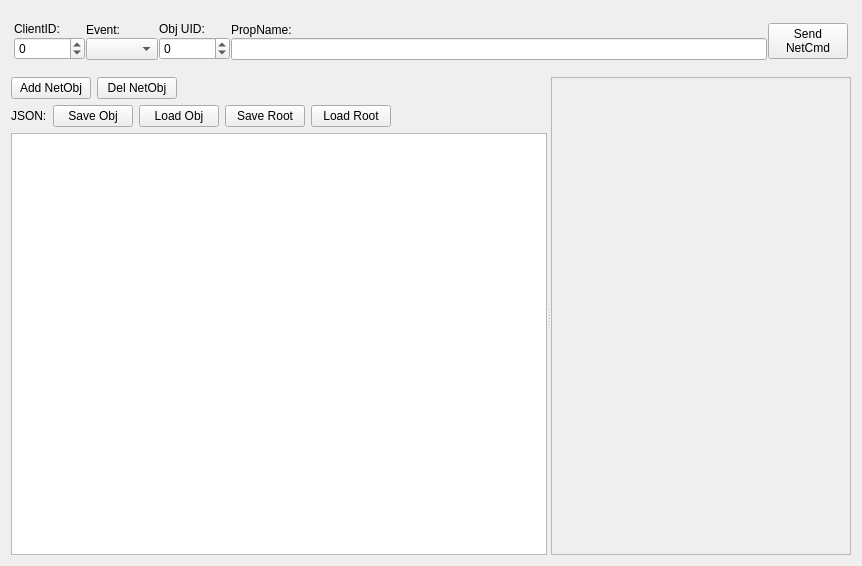
<?xml version="1.0" encoding="UTF-8"?>
<ui version="4.0">
 <class>NetObjForm</class>
 <widget class="QWidget" name="NetObjForm">
  <property name="geometry">
   <rect>
    <x>0</x>
    <y>0</y>
    <width>862</width>
    <height>566</height>
   </rect>
  </property>
  <property name="windowTitle">
   <string>NetObj Monitor Form</string>
  </property>
  <layout class="QVBoxLayout" name="verticalLayout_3">
   <item>
    <widget class="QWidget" name="wNetCmd" native="true">
     <property name="maximumSize">
      <size>
       <width>16777215</width>
       <height>60</height>
      </size>
     </property>
     <layout class="QVBoxLayout" name="verticalLayout_12">
      <property name="spacing">
       <number>2</number>
      </property>
      <property name="leftMargin">
       <number>3</number>
      </property>
      <property name="topMargin">
       <number>3</number>
      </property>
      <property name="rightMargin">
       <number>3</number>
      </property>
      <property name="bottomMargin">
       <number>3</number>
      </property>
      <item>
       <layout class="QHBoxLayout" name="horizontalLayout_3">
        <property name="spacing">
         <number>1</number>
        </property>
        <item>
         <layout class="QVBoxLayout" name="verticalLayout_4">
          <property name="spacing">
           <number>1</number>
          </property>
          <item>
           <widget class="QLabel" name="lbClientID">
            <property name="text">
             <string>ClientID:</string>
            </property>
           </widget>
          </item>
          <item>
           <widget class="QSpinBox" name="sbClientID">
            <property name="minimum">
             <number>-999999999</number>
            </property>
            <property name="maximum">
             <number>999999999</number>
            </property>
           </widget>
          </item>
         </layout>
        </item>
        <item>
         <layout class="QVBoxLayout" name="verticalLayout_8">
          <property name="spacing">
           <number>1</number>
          </property>
          <item>
           <widget class="QLabel" name="lbEvent">
            <property name="text">
             <string>Event:</string>
            </property>
           </widget>
          </item>
          <item>
           <widget class="QComboBox" name="cbEvent"/>
          </item>
         </layout>
        </item>
        <item>
         <layout class="QVBoxLayout" name="verticalLayout_9">
          <property name="spacing">
           <number>1</number>
          </property>
          <item>
           <widget class="QLabel" name="lbObj_UID">
            <property name="text">
             <string>Obj UID:</string>
            </property>
           </widget>
          </item>
          <item>
           <widget class="QSpinBox" name="sbObj_UID">
            <property name="minimum">
             <number>-999999999</number>
            </property>
            <property name="maximum">
             <number>999999999</number>
            </property>
           </widget>
          </item>
         </layout>
        </item>
        <item>
         <layout class="QVBoxLayout" name="verticalLayout_10">
          <property name="spacing">
           <number>1</number>
          </property>
          <item>
           <widget class="QLabel" name="lbPropName">
            <property name="text">
             <string>PropName:</string>
            </property>
           </widget>
          </item>
          <item>
           <widget class="QLineEdit" name="lePropName"/>
          </item>
         </layout>
        </item>
        <item>
         <layout class="QVBoxLayout" name="verticalLayout_11">
          <property name="spacing">
           <number>1</number>
          </property>
         </layout>
        </item>
        <item>
         <widget class="QPushButton" name="btnSendNetCmd">
          <property name="text">
           <string>Send
NetCmd</string>
          </property>
         </widget>
        </item>
       </layout>
      </item>
     </layout>
    </widget>
   </item>
   <item>
    <widget class="QSplitter" name="splitter">
     <property name="orientation">
      <enum>Qt::Horizontal</enum>
     </property>
     <widget class="QWidget" name="layoutWidget">
      <layout class="QVBoxLayout" name="verticalLayout_2">
       <item>
        <layout class="QHBoxLayout" name="horizontalLayout">
         <item>
          <widget class="QPushButton" name="btnAdd_NetObj">
           <property name="text">
            <string>Add NetObj</string>
           </property>
           <property name="icon">
            <iconset resource="images.qrc">
             <normaloff>:/images/add.png</normaloff>:/images/add.png</iconset>
           </property>
           <property name="shortcut">
            <string>Ctrl+Ins</string>
           </property>
          </widget>
         </item>
         <item>
          <widget class="QPushButton" name="btnDel_NetObj">
           <property name="text">
            <string>Del NetObj</string>
           </property>
           <property name="icon">
            <iconset resource="images.qrc">
             <normaloff>:/images/del.png</normaloff>:/images/del.png</iconset>
           </property>
           <property name="shortcut">
            <string>Ctrl+Del</string>
           </property>
          </widget>
         </item>
         <item>
          <spacer name="horizontalSpacer">
           <property name="orientation">
            <enum>Qt::Horizontal</enum>
           </property>
           <property name="sizeHint" stdset="0">
            <size>
             <width>40</width>
             <height>20</height>
            </size>
           </property>
          </spacer>
         </item>
        </layout>
       </item>
       <item>
        <layout class="QHBoxLayout" name="horizontalLayout_2">
         <item>
          <widget class="QLabel" name="lbJSON">
           <property name="text">
            <string>JSON:</string>
           </property>
          </widget>
         </item>
         <item>
          <widget class="QPushButton" name="btnSave_Obj">
           <property name="text">
            <string>Save Obj</string>
           </property>
          </widget>
         </item>
         <item>
          <widget class="QPushButton" name="btnLoad_Obj">
           <property name="text">
            <string>Load Obj</string>
           </property>
          </widget>
         </item>
         <item>
          <widget class="QPushButton" name="btnSave_Root">
           <property name="text">
            <string>Save Root</string>
           </property>
          </widget>
         </item>
         <item>
          <widget class="QPushButton" name="btnLoad_Root">
           <property name="text">
            <string>Load Root</string>
           </property>
          </widget>
         </item>
         <item>
          <spacer name="horizontalSpacer_2">
           <property name="orientation">
            <enum>Qt::Horizontal</enum>
           </property>
           <property name="sizeHint" stdset="0">
            <size>
             <width>40</width>
             <height>20</height>
            </size>
           </property>
          </spacer>
         </item>
        </layout>
       </item>
       <item>
        <widget class="QTreeView" name="tvNetObj">
         <property name="styleSheet">
          <string notr="true">QTreeView::item:focus
{
border : 2px solid blue;
/*color: white;*/
selection-color: black;
/*selection-background-color: red;*/
}
</string>
         </property>
         <property name="tabKeyNavigation">
          <bool>true</bool>
         </property>
         <property name="alternatingRowColors">
          <bool>true</bool>
         </property>
         <property name="selectionBehavior">
          <enum>QAbstractItemView::SelectRows</enum>
         </property>
         <property name="indentation">
          <number>25</number>
         </property>
         <attribute name="headerMinimumSectionSize">
          <number>140</number>
         </attribute>
        </widget>
       </item>
      </layout>
     </widget>
     <widget class="QScrollArea" name="saNetObj">
      <property name="minimumSize">
       <size>
        <width>300</width>
        <height>0</height>
       </size>
      </property>
      <property name="styleSheet">
       <string notr="true"/>
      </property>
      <property name="verticalScrollBarPolicy">
       <enum>Qt::ScrollBarAsNeeded</enum>
      </property>
      <property name="horizontalScrollBarPolicy">
       <enum>Qt::ScrollBarAsNeeded</enum>
      </property>
      <property name="widgetResizable">
       <bool>true</bool>
      </property>
      <property name="alignment">
       <set>Qt::AlignLeading|Qt::AlignLeft|Qt::AlignTop</set>
      </property>
      <widget class="QWidget" name="saNetObj_WidgetContents">
       <property name="geometry">
        <rect>
         <x>0</x>
         <y>0</y>
         <width>296</width>
         <height>478</height>
        </rect>
       </property>
       <layout class="QVBoxLayout" name="verticalLayout"/>
      </widget>
     </widget>
    </widget>
   </item>
  </layout>
 </widget>
 <resources>
  <include location="images.qrc"/>
 </resources>
 <connections/>
</ui>
